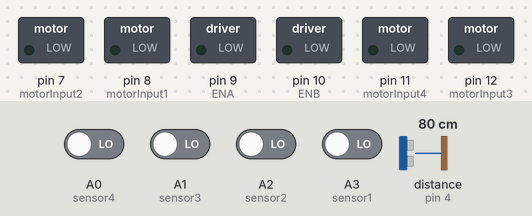
The sketch below on a simulated Arduino Uno, built with avr-gcc and run on an emulated ATmega328P. Parts: switched loads named in the sketch (green lamp = pin HIGH). Wiring (inferred from the names in the program): ultrasonic range finder: trigger pin 5; echo pin 4. Dashed ring = blinking. The test bench sets the inputs (shaded band); at power-on: A0 (sensor4), A1 (sensor3), A2 (sensor2), A3 (sensor1) LOW, distance to the obstacle (sensor on pin 4) 80 cm. The echo pulse lasts 58.3 µs per cm; pins used as bus, display or sensor lines are not drawn.

Above: at 1.2 s.
1.3 s: distance to the obstacle (sensor on pin 4) set to 21 cm
2.8 s: distance to the obstacle (sensor on pin 4) set to 16 cm
At 3.0 s:
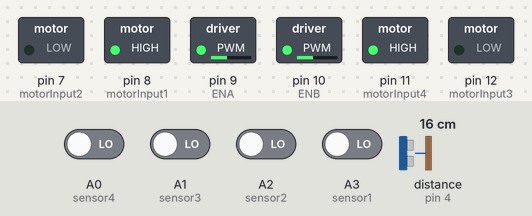
At 3.72 s:
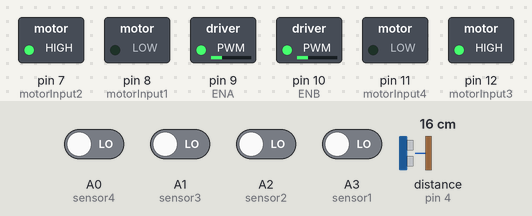
Timing chart, 0 to 11.8 s (numbered marks = the images above; inputs shaded):
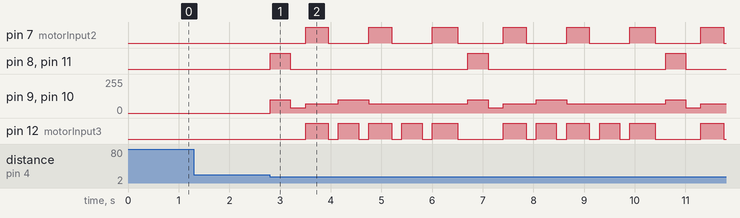

Measured:
- the behaviour switches between 19 and 18 cm on distance to the obstacle (sensor on pin 4) (found by bisection; images 0 and 1)
- after the input at 1.3 s, every drawn part: stays the same
- after the input at 2.8 s, pin 7 (motorInput2): alternates HIGH for 0.45 s and LOW for 0.80 s, starting after 0.70 s; pin 8 (motorInput1): alternates HIGH for 0.40 s and LOW for 3.5 s, starting at once

The sketch:

robot_follow_line.ino
```cpp
int stop_distance = 18;
int trigPin = 5;
int echoPin = 4;

int sensor1 = A3;
int sensor2 = A2;
int sensor3 = A1;
int sensor4 = A0;
int sensor[4] = { 0, 0, 0, 0 };

int ENA = 9;
int motorInput1 = 8;
int motorInput2 = 7;
int motorInput3 = 12;
int motorInput4 = 11;
int ENB = 10;

int initial_motor_speed = 80;

float Kp = 25;
float Ki = 0;
float Kd = 15;

long duration;
int distance;

float error = 0, P = 0, I = 0, D = 0, PID_value = 0;
float previous_error = 0, previous_I = 0;

int flag = 0;

void setup() {
  pinMode(sensor1, INPUT);
  pinMode(sensor2, INPUT);
  pinMode(sensor3, INPUT);
  pinMode(sensor4, INPUT);

  pinMode(motorInput1, OUTPUT);
  pinMode(motorInput2, OUTPUT);
  pinMode(motorInput3, OUTPUT);
  pinMode(motorInput4, OUTPUT);
  pinMode(ENA, OUTPUT);
  pinMode(ENB, OUTPUT);
  pinMode(trigPin, OUTPUT);
  pinMode(echoPin, INPUT);

  Serial.begin(9600);
}
void loop() {
  digitalWrite(trigPin, LOW);
  delayMicroseconds(2);
  digitalWrite(trigPin, HIGH);
  delayMicroseconds(10);
  digitalWrite(trigPin, LOW);
  duration = pulseIn(echoPin, HIGH);
  distance = duration * 0.034 / 2;

  sensor[0] = digitalRead(sensor1);
  sensor[1] = digitalRead(sensor2);
  sensor[2] = digitalRead(sensor3);
  sensor[3] = digitalRead(sensor4);

  // Serial.print("Sensor[0]: ");
  // Serial.println(sensor[0]);
  // Serial.print("Sensor[1]: ");
  // Serial.println(sensor[1]);
  // Serial.print("Sensor[2]: ");
  // Serial.println(sensor[2]);
  // Serial.print("Sensor[3]: ");
  // Serial.println(sensor[3]);
  // Serial.println("");
  // delay(initial_motor_speed0);


  if ((sensor[0] == 0) && (sensor[1] == 1) && (sensor[2] == 1) && (sensor[3] == 0)) {
    analogWrite(ENA, (initial_motor_speed * 0.6));
    analogWrite(ENB, (initial_motor_speed * 0.6));
    digitalWrite(motorInput1, LOW);
    digitalWrite(motorInput2, HIGH);
    digitalWrite(motorInput3, HIGH);
    digitalWrite(motorInput4, LOW);
  }
  if ((sensor[0] == 0) && (sensor[1] == 0) && (sensor[2] == 1) && (sensor[3] == 0)) {
    analogWrite(ENA, (initial_motor_speed * 0.6));
    analogWrite(ENB, (initial_motor_speed * 0.6));
    digitalWrite(motorInput1, LOW);
    digitalWrite(motorInput2, HIGH);
    digitalWrite(motorInput3, HIGH);
    digitalWrite(motorInput4, LOW);
  }
  if ((sensor[0] == 0) && (sensor[1] == 1) && (sensor[2] == 0) && (sensor[3] == 0)) {
    analogWrite(ENA, (initial_motor_speed * 0.6));
    analogWrite(ENB, (initial_motor_speed * 0.6));
    digitalWrite(motorInput1, LOW);
    digitalWrite(motorInput2, HIGH);
    digitalWrite(motorInput3, HIGH);
    digitalWrite(motorInput4, LOW);
  }

  if ((sensor[0] == 1) && (sensor[1] == 1) && (sensor[2] == 0) && (sensor[3] == 0)) {
    analogWrite(ENA, initial_motor_speed * 0.42);
    analogWrite(ENB, initial_motor_speed * 0.42);
    right();
  }
  if ((sensor[0] == 1) && (sensor[1] == 0) && (sensor[2] == 0) && (sensor[3] == 0)) {
    analogWrite(ENA, initial_motor_speed * 0.42);
    analogWrite(ENB, initial_motor_speed * 0.42);
    right();
  }
  if ((sensor[0] == 1) && (sensor[1] == 1) && (sensor[2] == 1) && (sensor[3] == 0)) {
    analogWrite(ENA, initial_motor_speed * 0.42);
    analogWrite(ENB, initial_motor_speed * 0.42);
    right();
  }

  if ((sensor[0] == 0) && (sensor[1] == 0) && (sensor[2] == 0) && (sensor[3] == 1)) {
    analogWrite(ENA, initial_motor_speed * 0.42);
    analogWrite(ENB, initial_motor_speed * 0.42);
    left();
  }
  if ((sensor[0] == 0) && (sensor[1] == 0) && (sensor[2] == 1) && (sensor[3] == 1)) {
    analogWrite(ENA, initial_motor_speed * 0.42);
    analogWrite(ENB, initial_motor_speed * 0.42);
    left();
  }
  if ((sensor[0] == 0) && (sensor[1] == 1) && (sensor[2] == 1) && (sensor[3] == 1)) {
    analogWrite(ENA, initial_motor_speed * 0.42);
    analogWrite(ENB, initial_motor_speed * 0.42);
    left();
  }

  // if ((sensor[0] == 0) && (sensor[1] == 0) && (sensor[2] == 0) && (sensor[3] == 0)) {
  //   analogWrite(ENA, initial_motor_speed * 0.5);
  //   analogWrite(ENB, initial_motor_speed * 0.5);
  //   sharpLeftTurn();
  // }

  // if ((sensor[0] == 1) && (sensor[1] == 1) && (sensor[2] == 1) && (sensor[3] == 1)) {
  //   analogWrite(ENA, initial_motor_speed);
  //   analogWrite(ENB, initial_motor_speed);
  //   digitalWrite(motorInput1, HIGH);
  //   digitalWrite(motorInput2, LOW);
  //   digitalWrite(motorInput3, LOW);
  //   digitalWrite(motorInput4, HIGH);
  // }
  // if ((sensor[0] == 0) && (sensor[1] == 1) && (sensor[2] == 1) && (sensor[3] == 1)) {
  //   analogWrite(ENA, initial_motor_speed);
  //   analogWrite(ENB, initial_motor_speed);
  //   digitalWrite(motorInput1, HIGH);
  //   digitalWrite(motorInput2, LOW);
  //   digitalWrite(motorInput3, LOW);
  //   digitalWrite(motorInput4, HIGH);
  // }
  // if ((sensor[0] == 1) && (sensor[1] == 1) && (sensor[2] == 1) && (sensor[3] == 0)) {
  //   analogWrite(ENA, initial_motor_speed);
  //   analogWrite(ENB, initial_motor_speed);
  //   digitalWrite(motorInput1, HIGH);
  //   digitalWrite(motorInput2, LOW);
  //   digitalWrite(motorInput3, LOW);
  //   digitalWrite(motorInput4, HIGH);
  // }

  if (distance < stop_distance)  // nếu khoảng cách nhỏ hơn giới hạn
  {

    analogWrite(ENA, 100);  // tốc độ động cơ a ban đầu 120 ( 0 - 255)
    analogWrite(ENB, 100);
    digitalWrite(motorInput1, HIGH);  // cho xe robot chạy lùi 1 đoạn
    digitalWrite(motorInput2, LOW);
    digitalWrite(motorInput3, LOW);
    digitalWrite(motorInput4, HIGH);
    delay(400);

    analogWrite(ENA, 40);  // tốc độ động cơ a ban đầu 120 ( 0 - 255)
    analogWrite(ENB, 40);
    digitalWrite(motorInput1, LOW);
    digitalWrite(motorInput2, LOW);
    digitalWrite(motorInput3, LOW);
    digitalWrite(motorInput4, LOW);
    delay(300);


    // analogWrite(ENA, 50);  // tốc độ động cơ a ban đầu 120 ( 0 - 255)
    // analogWrite(ENB, 50);
    // digitalWrite(motorInput1, LOW);  // cho xe robot xoay phải 1 đoạn
    // digitalWrite(motorInput2, HIGH);
    // digitalWrite(motorInput3, LOW);
    // digitalWrite(motorInput4, LOW);
    // delay(550);
    // digitalWrite(motorInput1, LOW);
    // digitalWrite(motorInput2, LOW);
    // digitalWrite(motorInput3, LOW);
    // digitalWrite(motorInput4, LOW);
    // delay(200);

    analogWrite(ENA, 70);  // tốc độ động cơ a ban đầu 120 ( 0 - 255)
    analogWrite(ENB, 70);
    digitalWrite(motorInput1, LOW);  //cho xe robot đi thẳng 1 đoạn
    digitalWrite(motorInput2, HIGH);
    digitalWrite(motorInput3, HIGH);
    digitalWrite(motorInput4, LOW);
    delay(450);
    digitalWrite(motorInput1, LOW);
    digitalWrite(motorInput2, LOW);
    digitalWrite(motorInput3, LOW);
    digitalWrite(motorInput4, LOW);
    delay(200);

    analogWrite(ENA, 100);  // tốc độ động cơ a ban đầu 120 ( 0 - 255)
    analogWrite(ENB, 100);
    digitalWrite(motorInput1, LOW);
    digitalWrite(motorInput2, LOW);
    digitalWrite(motorInput3, HIGH);
    digitalWrite(motorInput4, LOW);
    delay(400);

    digitalWrite(motorInput1, LOW);
    digitalWrite(motorInput2, LOW);
    digitalWrite(motorInput3, LOW);
    digitalWrite(motorInput4, LOW);
    delay(200);

    analogWrite(ENA, 70);  // tốc độ động cơ a ban đầu 120 ( 0 - 255)
    analogWrite(ENB, 70);
    digitalWrite(motorInput1, LOW);  //cho xe robot đi thẳng 1 đoạn
    digitalWrite(motorInput2, HIGH);
    digitalWrite(motorInput3, HIGH);
    digitalWrite(motorInput4, LOW);
    delay(450);
    digitalWrite(motorInput1, LOW);
    digitalWrite(motorInput2, LOW);
    digitalWrite(motorInput3, LOW);
    digitalWrite(motorInput4, LOW);
    delay(200);

    analogWrite(ENA, 70);  // tốc độ động cơ a ban đầu 120 ( 0 - 255)
    analogWrite(ENB, 70);
    digitalWrite(motorInput1, LOW);  // cho xe robot xoay sang trái
    digitalWrite(motorInput2, LOW);
    digitalWrite(motorInput3, HIGH);
    digitalWrite(motorInput4, LOW);
    delay(400);
    digitalWrite(motorInput1, LOW);
    digitalWrite(motorInput2, LOW);
    digitalWrite(motorInput3, LOW);
    digitalWrite(motorInput4, LOW);
    delay(200);

    analogWrite(ENA, 70);  // tốc độ động cơ a ban đầu 120 ( 0 - 255)
    analogWrite(ENB, 70);
    digitalWrite(motorInput1, LOW);  //cho xe robot đi thẳng 1 đoạn
    digitalWrite(motorInput2, HIGH);
    digitalWrite(motorInput3, HIGH);
    digitalWrite(motorInput4, LOW);
    delay(500);
    digitalWrite(motorInput1, LOW);
    digitalWrite(motorInput2, LOW);
    digitalWrite(motorInput3, LOW);
    digitalWrite(motorInput4, LOW);
    delay(200);


    //   ///////////////////
    //   analogWrite(ENA, 70);  // tốc độ động cơ a ban đầu 120 ( 0 - 255)
    //   analogWrite(ENB, 70);
    //   digitalWrite(motorInput1, LOW);  //cho xe robot đi thẳng 1 đoạn
    //   digitalWrite(motorInput2, HIGH);
    //   digitalWrite(motorInput3, HIGH);
    //   digitalWrite(motorInput4, LOW);
    //   delay(600);
    //   digitalWrite(motorInput1, LOW);
    //   digitalWrite(motorInput2, LOW);
    //   digitalWrite(motorInput3, LOW);
    //   digitalWrite(motorInput4, LOW);
    //   delay(200);

    //   ////////////////////////
    //   analogWrite(ENA, 50);  // tốc độ động cơ a ban đầu 120 ( 0 - 255)
    //   analogWrite(ENB, 50);
    //   digitalWrite(motorInput1, LOW);  //cho xe robot xoay phải 1 đoạn
    //   digitalWrite(motorInput2, HIGH);
    //   digitalWrite(motorInput3, LOW);
    //   digitalWrite(motorInput4, LOW);
    //   delay(500);
    //   digitalWrite(motorInput1, LOW);
    //   digitalWrite(motorInput2, LOW);
    //   digitalWrite(motorInput3, LOW);
    //   digitalWrite(motorInput4, LOW);
    //   delay(200);

    //   analogWrite(ENA, 70);  // tốc độ động cơ a ban đầu 120 ( 0 - 255)
    //   analogWrite(ENB, 70);
    //   digitalWrite(motorInput1, LOW);  //cho xe robot đi thẳng 1
    //   digitalWrite(motorInput2, HIGH);
    //   digitalWrite(motorInput3, HIGH);
    //   digitalWrite(motorInput4, LOW);
  }
}

// void read_sensor_values() {
//   sensor[0] = digitalRead(sensor1);
//   sensor[1] = digitalRead(sensor2);
//   sensor[2] = digitalRead(sensor3);
//   sensor[3] = digitalRead(sensor4);

//   if ((sensor[0] == 1) && (sensor[1] == 0) && (sensor[2] == 0) && (sensor[3] == 0))
//     error = -3;
//   else if ((sensor[0] == 1) && (sensor[1] == 1) && (sensor[2] == 0) && (sensor[3] == 0))
//     error = -2;
//   else if ((sensor[0] == 0) && (sensor[1] == 1) && (sensor[2] == 0) && (sensor[3] == 0))
//     error = -1;
//   else if ((sensor[0] == 0) && (sensor[1] == 1) && (sensor[2] == 1) && (sensor[3] == 0))
//     error = 0;
//   else if ((sensor[0] == 0) && (sensor[1] == 0) && (sensor[2] == 1) && (sensor[3] == 0))
//     error = 1;
//   else if ((sensor[0] == 0) && (sensor[1] == 0) && (sensor[2] == 1) && (sensor[3] == 1))
//     error = 2;
//   else if ((sensor[0] == 0) && (sensor[1] == 0) && (sensor[2] == 0) && (sensor[3] == 1))
//     error = 3;
//   else if ((sensor[0] == 1) && (sensor[1] == 1) && (sensor[2] == 1) && (sensor[3] == 0))
//     error = initial_motor_speed;
//   else if ((sensor[0] == 0) && (sensor[1] == 1) && (sensor[2] == 1) && (sensor[3] == 1))
//     error = 101;
//   else if ((sensor[0] == 0) && (sensor[1] == 0) && (sensor[2] == 0) && (sensor[3] == 0))
//     error = 102;
//   else if ((sensor[0] == 1) && (sensor[1] == 1) && (sensor[2] == 1) && (sensor[3] == 1))
//     error = 103;
// }

// void calculate_pid() {
//   P = error;
//   I = I + previous_I;
//   D = error - previous_error;

//   PID_value = (Kp * P) + (Ki * I) + (Kd * D);  // error = 3; PID = 120 motor phai chay nhanh hon

//   previous_I = I;
//   previous_error = error;
// }

// void motor_control() {

//   int left_motor_speed = initial_motor_speed - PID_value;
//   int right_motor_speed = initial_motor_speed + PID_value;

//   left_motor_speed = constrain(left_motor_speed, 0, initial_motor_speed);
//   right_motor_speed = constrain(right_motor_speed, 0, initial_motor_speed);

//   analogWrite(ENA, left_motor_speed - 23);
//   analogWrite(ENB, right_motor_speed);

//   forward();
// }

void forward() {
  digitalWrite(motorInput1, LOW);
  digitalWrite(motorInput2, HIGH);
  digitalWrite(motorInput3, HIGH);
  digitalWrite(motorInput4, LOW);
}
void reverse() {
  digitalWrite(motorInput1, HIGH);
  digitalWrite(motorInput2, LOW);
  digitalWrite(motorInput3, LOW);
  digitalWrite(motorInput4, HIGH);
}
void right() {
  digitalWrite(motorInput1, LOW);
  digitalWrite(motorInput2, LOW);
  digitalWrite(motorInput3, HIGH);
  digitalWrite(motorInput4, LOW);
}
void left() {
  digitalWrite(motorInput1, LOW);
  digitalWrite(motorInput2, HIGH);
  digitalWrite(motorInput3, LOW);
  digitalWrite(motorInput4, LOW);
}
void sharpRightTurn() {
  digitalWrite(motorInput1, HIGH);
  digitalWrite(motorInput2, LOW);
  digitalWrite(motorInput3, HIGH);
  digitalWrite(motorInput4, LOW);
}
void sharpLeftTurn() {
  digitalWrite(motorInput1, LOW);
  digitalWrite(motorInput2, HIGH);
  digitalWrite(motorInput3, LOW);
  digitalWrite(motorInput4, HIGH);
}
void stop_bot() {
  digitalWrite(motorInput1, LOW);
  digitalWrite(motorInput2, LOW);
  digitalWrite(motorInput3, LOW);
  digitalWrite(motorInput4, LOW);
}
```
